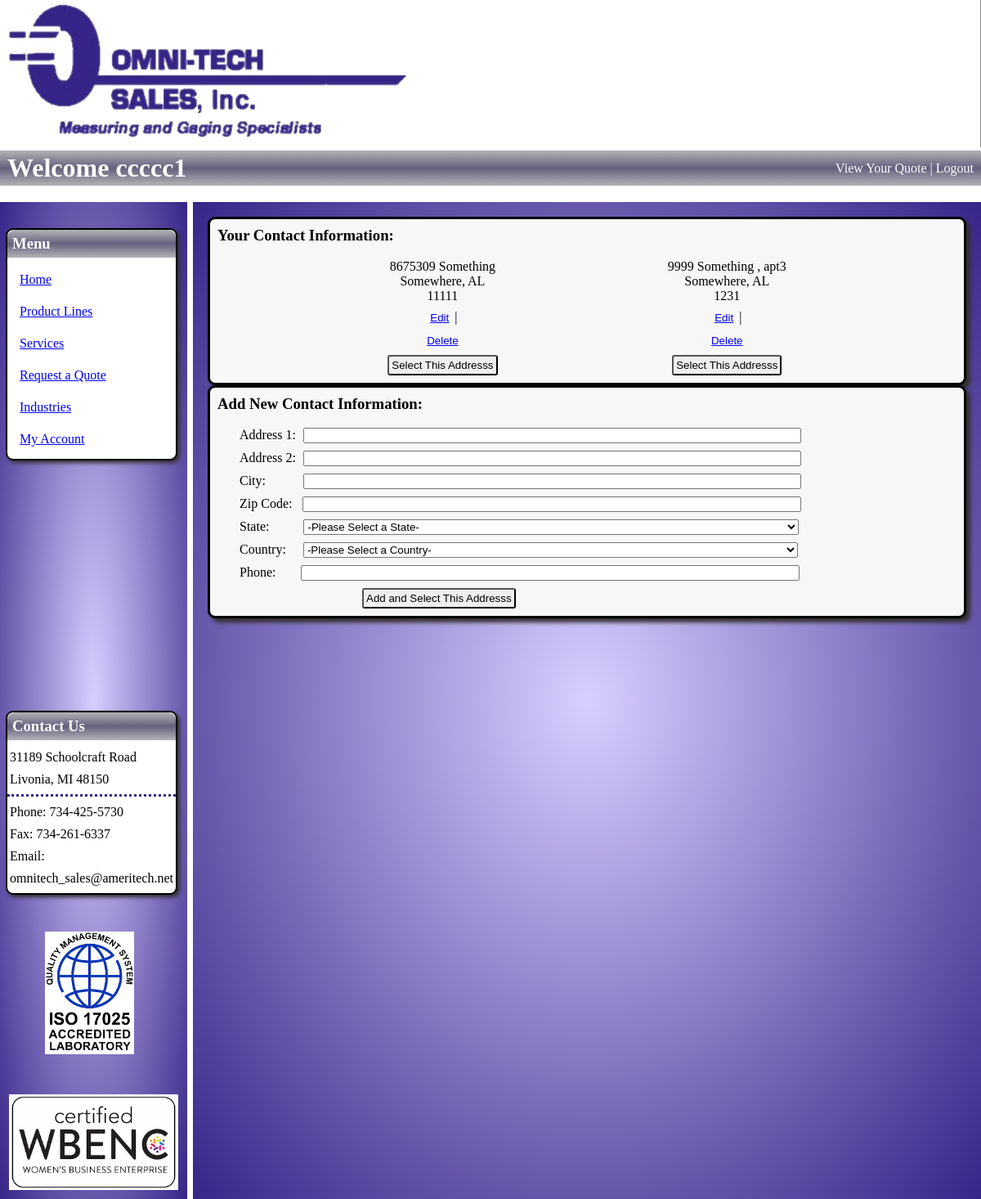
Before: /select_contact_info (signed in) with the older database file.
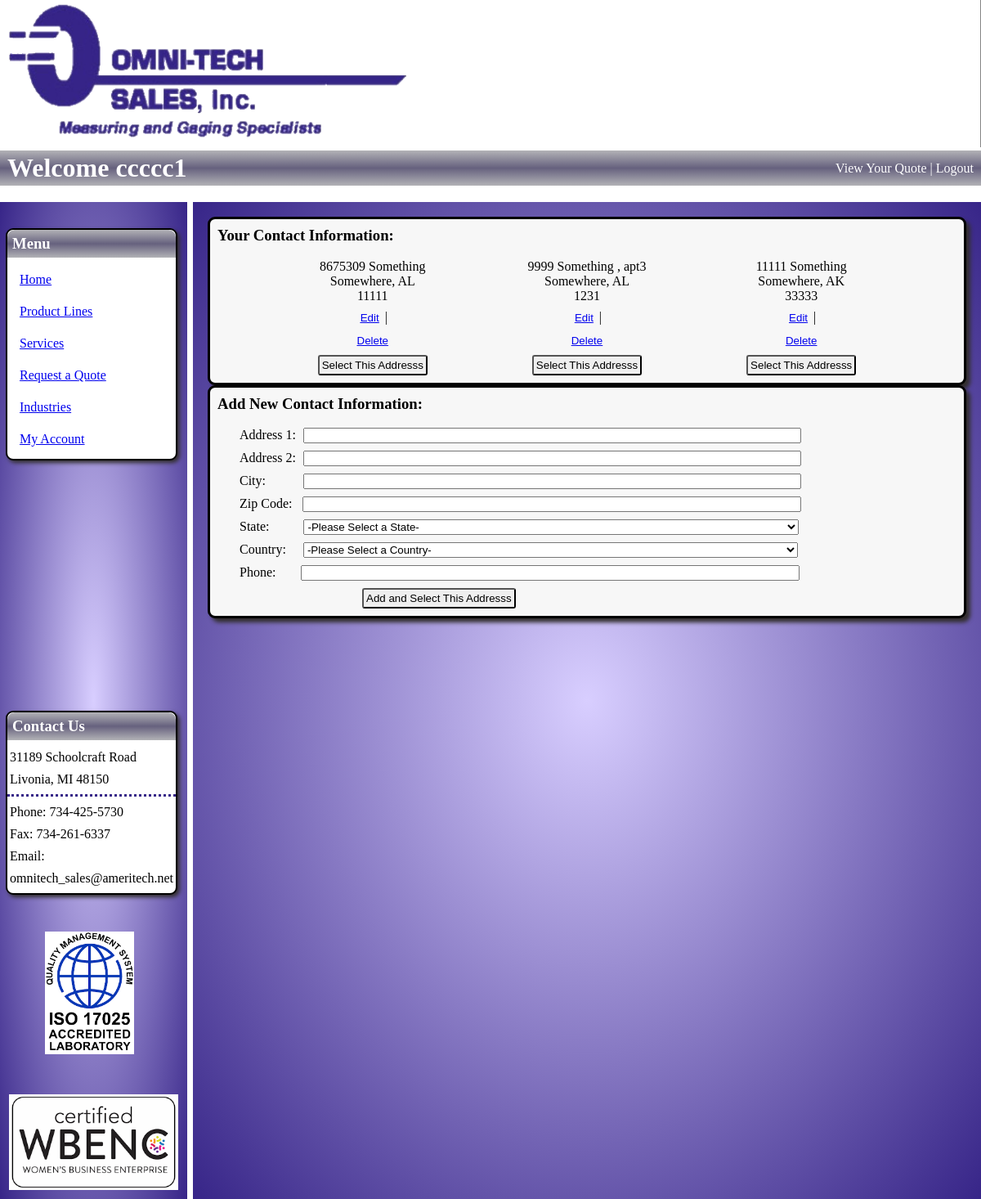
After: the same page with the newer database file.
### imgfield_app/models.py (models this page shows)
class ContactInfo(models.Model):
    user = models.ManyToManyField(
        User,
        related_name="user_contact_infos"
    )
    address_1 = models.CharField(max_length=54)
    address_2 = models.CharField(max_length=54, null=True, blank=True)
    city = models.CharField(max_length=54)
    zip_code = models.IntegerField()
    state = models.CharField(max_length=54)
    country = models.CharField(max_length=54)
    phone = models.CharField(max_length=15)
    created_at = models.DateTimeField(auto_now_add=True)
    updated_at = models.DateTimeField(auto_now=True)
    objects = ContactInfoManager()

### imgfield_app/views.py (the view)
# urls.py: path('select_contact_info', views.select_contact_info),
def select_contact_info(request):
    if 'user_id' in request.session:
        if 'open_quote' in request.session:
            orderer = User.objects.get(id=request.session['user_id'])
            user_contacts = ContactInfo.objects.filter(user = orderer)
            context = {
                'logged_user': orderer,
                'user_contacts': user_contacts,
            }
        return render(request, "select_contact_info.html", context)
    return redirect("/")

### imgfield_app/templates/select_contact_info.html (shortened to what the changed rows need)
<!DOCTYPE html>
<html lang="en">
<head>
    {% load static %}
    <link rel="stylesheet" href="{% static 'css/select_contact_info.css' %}">
</head>
<body>
    <div id="header">
        <h1>Welcome {% if logged_user %}{{ logged_user.first_name }}{% endif %}</h1>
    </div>
    <div id="content">
        <div id="main">
            {% if user_contacts %}
                <div id="contact_display">
                        <div id="contact_pods">
                            {% for contact in user_contacts %}
                                <div id="contact">
                                    <p>{{ contact.address_1 }}
                                        {% if contact.address_2 %},
                                        {{ contact.address_2 }}
                                        {% endif %}
                                    </p>
                                    <p>{{ contact.city }}, {{ contact.state }}</p>
                                    <p>{{ contact.zip_code }}</p>
                                    <div class="contact_options">
                                        <div class="style_box">
                                            <button type="submit"><a href="edit_contact/sci/{{ contact.id }}">Edit</a></button>
                                            {% if user_contacts.all.count > 1 %}
                                                <span> |  </span>
                                                <form action="/delete_contact" method="POST">
                                                    <button type="submit">Delete</button>
                                                </form>
                                                {% endif %}
                                        </div>
                                    </div>
                                    <form action="/submit_quote" method="POST">
                                        <button type="submit">Select This Addresss</button>
                                    </form>
                                </div>
                            {% endfor %}
                        </div>
                </div>
            {% endif %}
        </div>
    </div>
</body>
</html>

Changed rows visible on the page:
added ContactInfo: address_1 "11111 Something", city "Somewhere", state "AK", zip_code "33333"
